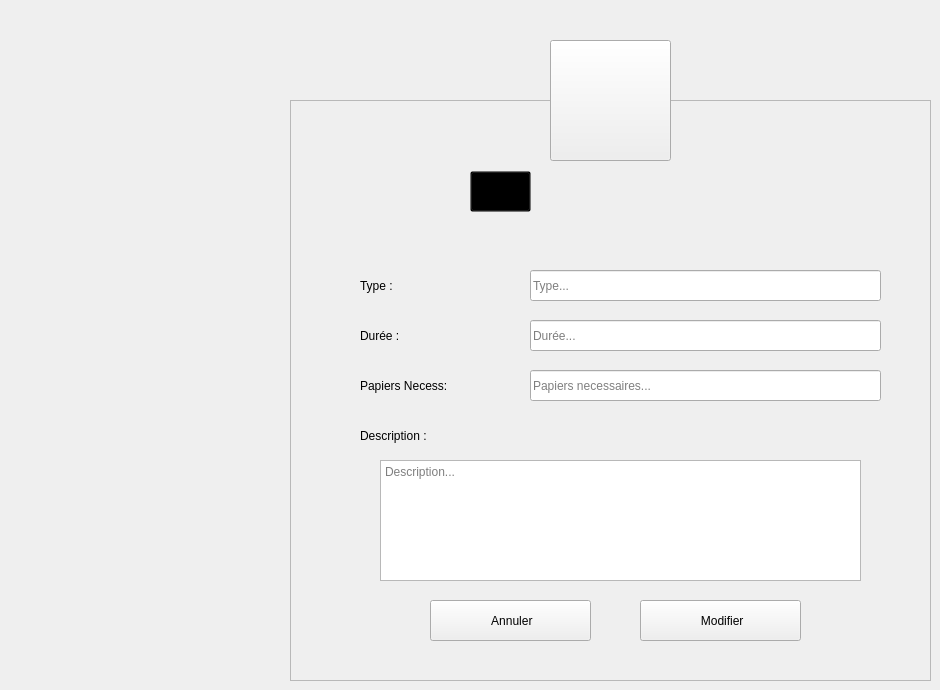
      <widget class="QWidget" name="Modifier_affaire_2">
       <widget class="QFrame" name="frame_20">
        <property name="geometry">
         <rect>
          <x>290</x>
          <y>100</y>
          <width>641</width>
          <height>581</height>
         </rect>
        </property>
        <property name="styleSheet">
         <string notr="true"/>
        </property>
        <property name="frameShape">
         <enum>QFrame::StyledPanel</enum>
        </property>
        <property name="frameShadow">
         <enum>QFrame::Raised</enum>
        </property>
        <widget class="QLabel" name="L_ModifierAffaire_2">
         <property name="geometry">
          <rect>
           <x>220</x>
           <y>70</y>
           <width>281</width>
           <height>41</height>
          </rect>
         </property>
         <property name="font">
          <font>
           <family>century gothic</family>
           <pointsize>-1</pointsize>
           <weight>75</weight>
           <bold>true</bold>
          </font>
         </property>
         <property name="styleSheet">
          <string notr="true">background: transparent;</string>
         </property>
         <property name="text">
          <string>Modifier un Service</string>
         </property>
        </widget>
        <widget class="QLabel" name="L_MTypeAffaire_2">
         <property name="geometry">
          <rect>
           <x>70</x>
           <y>170</y>
           <width>121</width>
           <height>31</height>
          </rect>
         </property>
         <property name="styleSheet">
          <string notr="true">background: transparent;</string>
         </property>
         <property name="text">
          <string>Type :</string>
         </property>
        </widget>
        <widget class="QLabel" name="L_MDateAffaire_2">
         <property name="geometry">
          <rect>
           <x>70</x>
           <y>220</y>
           <width>121</width>
           <height>31</height>
          </rect>
         </property>
         <property name="styleSheet">
          <string notr="true">background: transparent;</string>
         </property>
         <property name="text">
          <string>Durée :</string>
         </property>
        </widget>
        <widget class="QLabel" name="L_MLocalAffaire_2">
         <property name="geometry">
          <rect>
           <x>70</x>
           <y>270</y>
           <width>151</width>
           <height>31</height>
          </rect>
         </property>
         <property name="styleSheet">
          <string notr="true">background: transparent;</string>
         </property>
         <property name="text">
          <string>Papiers Necess:</string>
         </property>
        </widget>
        <widget class="QLineEdit" name="LE_MTypeAffaire_2">
         <property name="geometry">
          <rect>
           <x>240</x>
           <y>170</y>
           <width>351</width>
           <height>31</height>
          </rect>
         </property>
         <property name="placeholderText">
          <string>Type...</string>
         </property>
        </widget>
        <widget class="QLineEdit" name="LE_MDateAffaire_2">
         <property name="geometry">
          <rect>
           <x>240</x>
           <y>220</y>
           <width>351</width>
           <height>31</height>
          </rect>
         </property>
         <property name="placeholderText">
          <string>Durée...</string>
         </property>
        </widget>
        <widget class="QLineEdit" name="LE_MLocalAffaire_2">
         <property name="geometry">
          <rect>
           <x>240</x>
           <y>270</y>
           <width>351</width>
           <height>31</height>
          </rect>
         </property>
         <property name="placeholderText">
          <string>Papiers necessaires...</string>
         </property>
        </widget>
        <widget class="QPushButton" name="B_MConfirmerAffaire_2">
         <property name="geometry">
          <rect>
           <x>350</x>
           <y>500</y>
           <width>161</width>
           <height>41</height>
          </rect>
         </property>
         <property name="text">
          <string> Modifier</string>
         </property>
         <property name="icon">
          <iconset>
           <normaloff>:/Ressources/image/confirm.png</normaloff>:/Ressources/image/confirm.png</iconset>
         </property>
         <property name="iconSize">
          <size>
           <width>20</width>
           <height>20</height>
          </size>
         </property>
        </widget>
        <widget class="QPushButton" name="B_MAnnulerAffaire_2">
         <property name="geometry">
          <rect>
           <x>140</x>
           <y>500</y>
           <width>161</width>
           <height>41</height>
          </rect>
         </property>
         <property name="text">
          <string> Annuler</string>
         </property>
         <property name="icon">
          <iconset>
           <normaloff>:/Ressources/image/close.png</normaloff>:/Ressources/image/close.png</iconset>
         </property>
         <property name="iconSize">
          <size>
           <width>16</width>
           <height>16</height>
          </size>
         </property>
        </widget>
        <widget class="QToolButton" name="toolButton_29">
         <property name="geometry">
          <rect>
           <x>180</x>
           <y>71</y>
           <width>61</width>
           <height>41</height>
          </rect>
         </property>
         <property name="styleSheet">
          <string notr="true">background: transparent;</string>
         </property>
         <property name="text">
          <string/>
         </property>
         <property name="icon">
          <iconset>
           <normaloff>:/Recources/Images/edit-property.png</normaloff>:/Recources/Images/edit-property.png</iconset>
         </property>
         <property name="iconSize">
          <size>
           <width>35</width>
           <height>35</height>
          </size>
         </property>
        </widget>
        <widget class="QLabel" name="L_MDescAffaire_2">
         <property name="geometry">
          <rect>
           <x>70</x>
           <y>320</y>
           <width>151</width>
           <height>31</height>
          </rect>
         </property>
         <property name="styleSheet">
          <string notr="true">background: transparent;</string>
         </property>
         <property name="text">
          <string>Description :</string>
         </property>
        </widget>
        <widget class="QTextEdit" name="TE_MDescAffaire_2">
         <property name="geometry">
          <rect>
           <x>90</x>
           <y>360</y>
           <width>481</width>
           <height>121</height>
          </rect>
         </property>
         <property name="styleSheet">
          <string notr="true"/>
         </property>
         <property name="placeholderText">
          <string>Description...</string>
         </property>
        </widget>
       </widget>
       <widget class="QToolButton" name="toolButton_30">
        <property name="geometry">
         <rect>
          <x>550</x>
          <y>40</y>
          <width>121</width>
          <height>121</height>
         </rect>
        </property>
        <property name="styleSheet">
         <string notr="true"/>
        </property>
        <property name="text">
         <string/>
        </property>
        <property name="icon">
         <iconset>
          <normaloff>:/Ressources/image/support.png</normaloff>:/Ressources/image/support.png</iconset>
        </property>
        <property name="iconSize">
         <size>
          <width>64</width>
          <height>64</height>
         </size>
        </property>
       </widget>
      </widget>
